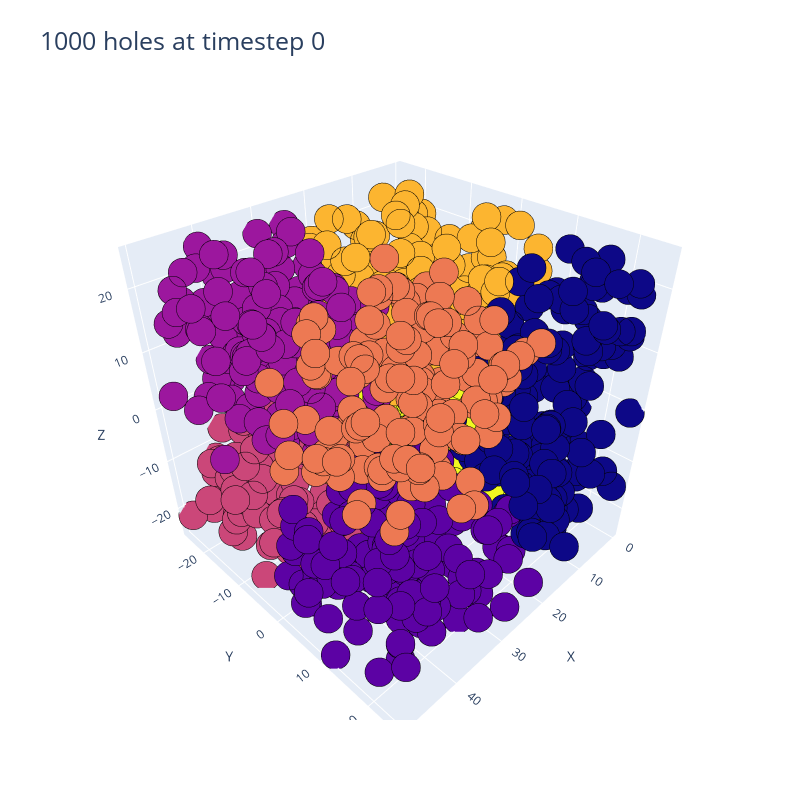
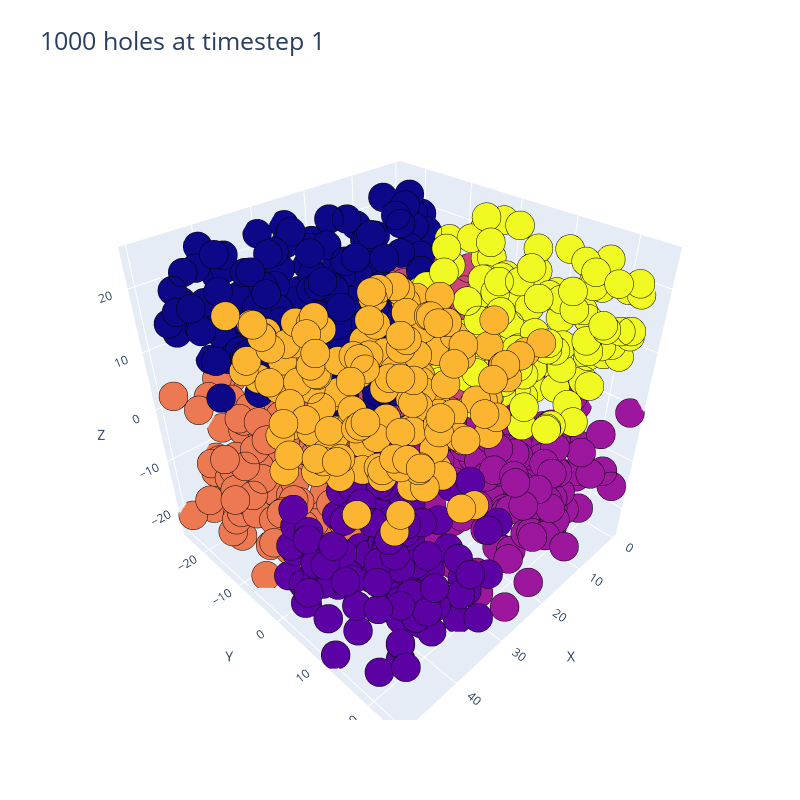
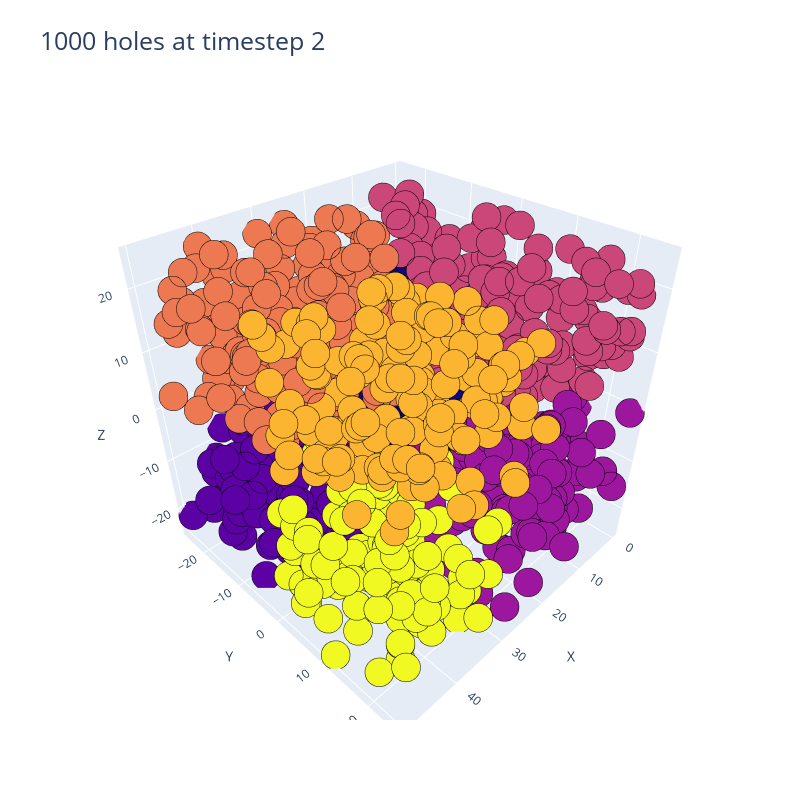
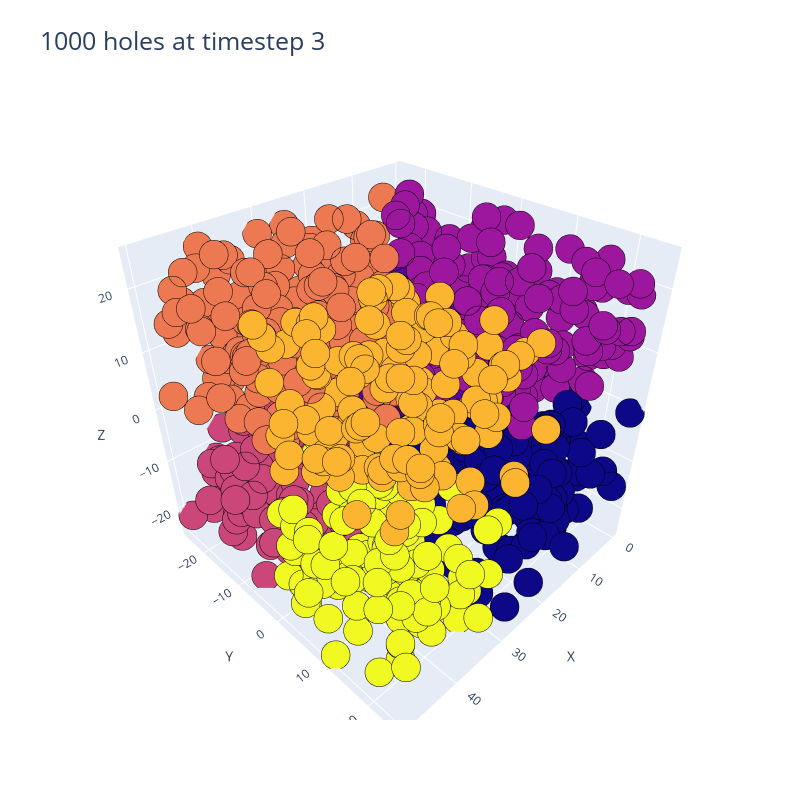

Notebook cell for these charts, in order:
### Code cell
#Time Series 1000 holes
for i in range(7):
    Cluster(i,1000)

### Figure 1 — Plotly figure (JSON) as saved in the notebook; plotly's stock layout.template omitted (floating-point values rounded to 4 significant figures; data arrays with more than 128 entries replaced by an {"elided": "..."} marker saying what was removed)
{"data": [{"marker": {"color": {"elided": "1000 int values"}, "line": {"color": "black", "width": 10}, "size": 10}, "mode": "markers", "type": "scatter3d", "x": {"elided": "1000 float values"}, "y": {"elided": "1000 float values"}, "z": {"elided": "1000 float values"}}], "layout": {"height": 800, "margin": {"l": 0, "r": 0}, "scene": {"xaxis": {"title": {"text": "X"}}, "yaxis": {"title": {"text": "Y"}}, "zaxis": {"title": {"text": "Z"}}}, "title": {"font": {"size": 25}, "text": "1000 holes at timestep 0"}, "width": 800}}

### Figure 2 — Plotly figure (JSON) as saved in the notebook; plotly's stock layout.template omitted (floating-point values rounded to 4 significant figures; data arrays with more than 128 entries replaced by an {"elided": "..."} marker saying what was removed)
{"data": [{"marker": {"color": {"elided": "1000 int values"}, "line": {"color": "black", "width": 10}, "size": 10}, "mode": "markers", "type": "scatter3d", "x": {"elided": "1000 float values"}, "y": {"elided": "1000 float values"}, "z": {"elided": "1000 float values"}}], "layout": {"height": 800, "margin": {"l": 0, "r": 0}, "scene": {"xaxis": {"title": {"text": "X"}}, "yaxis": {"title": {"text": "Y"}}, "zaxis": {"title": {"text": "Z"}}}, "title": {"font": {"size": 25}, "text": "1000 holes at timestep 1"}, "width": 800}}

### Figure 3 — Plotly figure (JSON) as saved in the notebook; plotly's stock layout.template omitted (floating-point values rounded to 4 significant figures; data arrays with more than 128 entries replaced by an {"elided": "..."} marker saying what was removed)
{"data": [{"marker": {"color": {"elided": "1000 int values"}, "line": {"color": "black", "width": 10}, "size": 10}, "mode": "markers", "type": "scatter3d", "x": {"elided": "1000 float values"}, "y": {"elided": "1000 float values"}, "z": {"elided": "1000 float values"}}], "layout": {"height": 800, "margin": {"l": 0, "r": 0}, "scene": {"xaxis": {"title": {"text": "X"}}, "yaxis": {"title": {"text": "Y"}}, "zaxis": {"title": {"text": "Z"}}}, "title": {"font": {"size": 25}, "text": "1000 holes at timestep 2"}, "width": 800}}

### Figure 4 — Plotly figure (JSON) as saved in the notebook; plotly's stock layout.template omitted (floating-point values rounded to 4 significant figures; data arrays with more than 128 entries replaced by an {"elided": "..."} marker saying what was removed)
{"data": [{"marker": {"color": {"elided": "1000 int values"}, "line": {"color": "black", "width": 10}, "size": 10}, "mode": "markers", "type": "scatter3d", "x": {"elided": "1000 float values"}, "y": {"elided": "1000 float values"}, "z": {"elided": "1000 float values"}}], "layout": {"height": 800, "margin": {"l": 0, "r": 0}, "scene": {"xaxis": {"title": {"text": "X"}}, "yaxis": {"title": {"text": "Y"}}, "zaxis": {"title": {"text": "Z"}}}, "title": {"font": {"size": 25}, "text": "1000 holes at timestep 3"}, "width": 800}}
